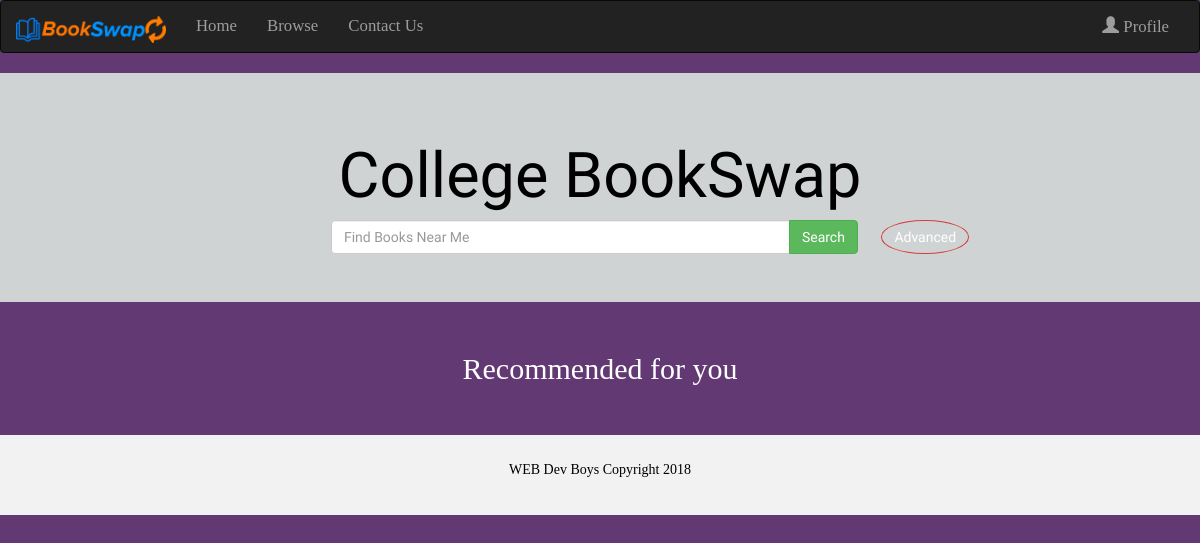
Before: /BookSwap/ with the older database file.
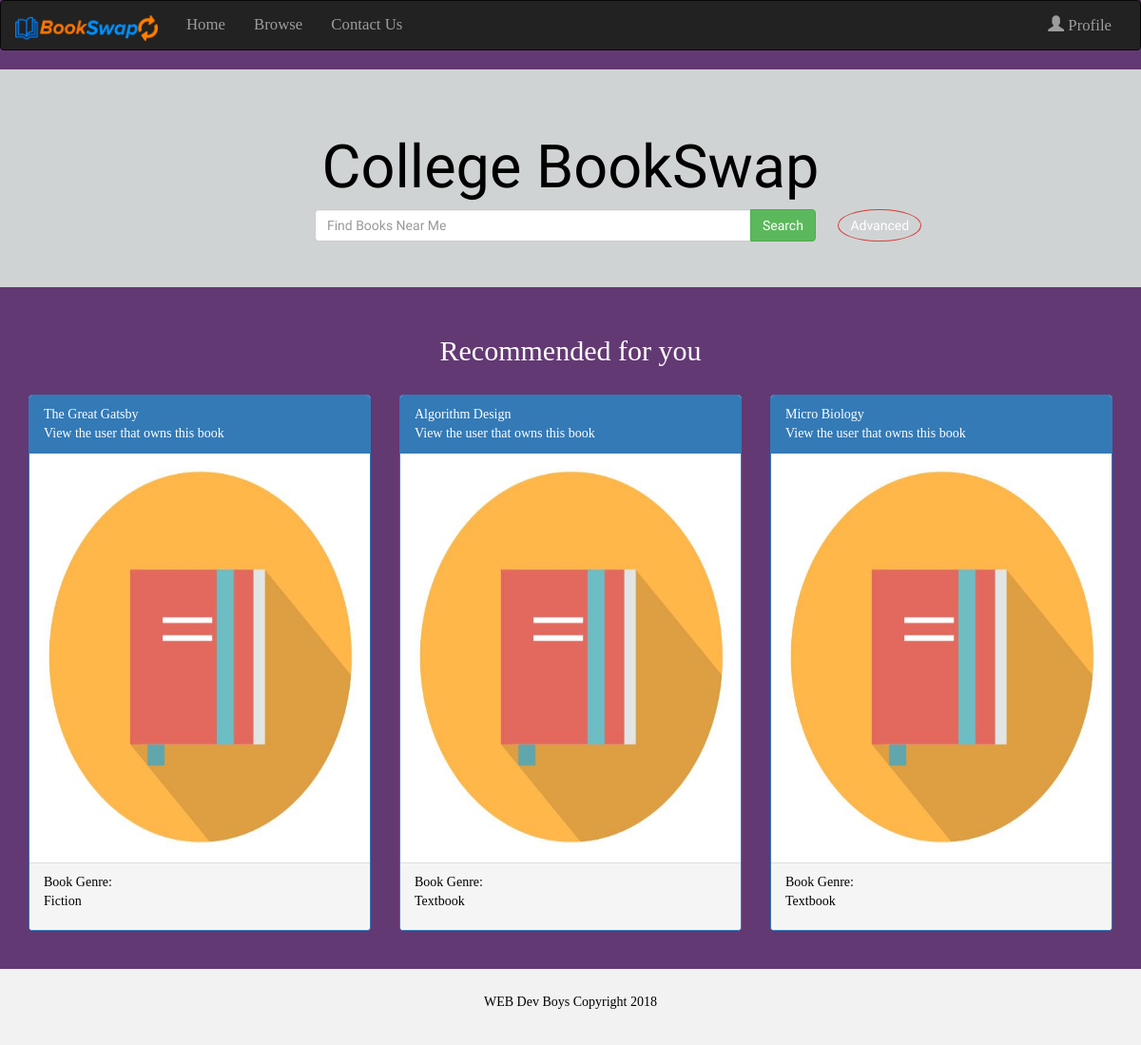
After: the same page with the newer database file.
### BookSwap/models.py (models this page shows, shortened)
class BookInstance(models.Model):
    id = models.UUIDField(primary_key=True, default=uuid.uuid4, help_text="Unique ID for this particular book across whole library")
    book = models.ForeignKey('Book', on_delete=models.SET_NULL, null=True)
    owner = models.ForeignKey('User', on_delete=models.CASCADE, null=True)
    instance_pic = models.ImageField(upload_to = 'bookinstance_imgs/', default = 'bookinstance_imgs/default_instance.jpg')
    CONDITION = (
        ('5','Like-New'), ('4','Good'), ('3','Average'), ('2','Bad'), ('1','Barely Readable'),
    )
    book_condition = models.CharField(max_length=1, choices=CONDITION, blank=True, default='5', help_text='Book condition')
    comment = models.CharField(max_length=500, default='', help_text='Additional comments about your book (e.g. pricing, books you want to swap it for, etc).')
    class Meta:
        ordering = ["book_condition"]

class Book(models.Model):
    title = models.CharField(max_length=200)
    author = models.ForeignKey('Author', on_delete=models.SET_NULL, null=True)
    summary = models.TextField(max_length=1000, help_text='Enter a brief description of the book')
    genre = models.ManyToManyField(Genre, help_text='Select a genre for this book')
    for_class = models.CharField('Class', max_length=200, help_text='Enter which class this textbook is for.', default='Not for a class.')
    class Meta:
        unique_together = (('title', 'author'),)

class Genre(models.Model):
    BOOK_GENRES = (
        ('Fiction','Fiction'),
        ('Non-Fiction','Non-Fiction'),
        ('Textbook','Textbook'),
        ('History','History'),
        ('Mystery','Mystery'),
        ('Sci-Fi','Sci-Fi'),
    )
    name = models.CharField(max_length=200, choices=BOOK_GENRES, blank=True, default='Fiction', help_text="Select a book genre (e.g. Science Fiction, French Poetry etc.)")

### BookSwap/views.py (the view)
# urls.py: path('', views.index, name='index'),
def index(request):
    user = User.objects.get(first_name="Jack")
    queryset = BookInstance.objects.filter(owner = user.id)[1:4]
    return render(
        request,
        'index.html',
        context={'queryset':queryset},
    )

### BookSwap/templates/index.html (shortened to what this page needs)
{% extends "base_generic.html" %}
		{% block content %}
		<div class = "jumbotron text-center">
			<h1>College BookSwap</h1>
			<form class="form-inline">
    		<div class="input-group">
      			<input type="search" class="form-control" size="50" placeholder="Find Books Near Me" required>
	      		<div class="input-group-btn">
	        		<button type="button" class="btn btn-success">Search</button>
	      		</div>
    		</div>
    		<a href="{% url 'browse' %}" class="btn btn-danger">Advanced</a>
  			</form>
		</div>
		<div class="container">
			<h2> Recommended for you </h2><br>
		    <div class="row">
		    	{% for bookInstance in queryset %}
			    <div class="col-sm-4">
			        <div class="panel panel-primary">
				        <div class="panel-heading">{{bookInstance.book.title}} <br><a href="{% url 'profileOther' %}">View the user that owns this book</a></div>
				        <div class="panel-body"><img src="{{ bookInstance.instance_pic.url }}" alt="img" class="img-responsive" style="width:100%" alt="Numerical_Methods"></div>
						<div class="panel-footer">Book Genre:
						{% for genre in bookInstance.book.genre.all %}
							<p> {{ genre.name }} </p>
						{% endfor %}
						</div>
			        </div>
			    </div>
			    {% endfor %}
		    </div>
		</div><br>
		{% endblock %}

Changed rows visible on the page:
added BookInstance: book "The Great Gatsby", instance_pic (placeholder picture)
now on this page (row unchanged): Genre: name "Fiction", shown under "The Great Gatsby"
added BookInstance: book "Algorithm Design", instance_pic (placeholder picture)
now on this page (row unchanged): Genre: name "Textbook"
added BookInstance: book "Micro Biology", instance_pic (placeholder picture)
